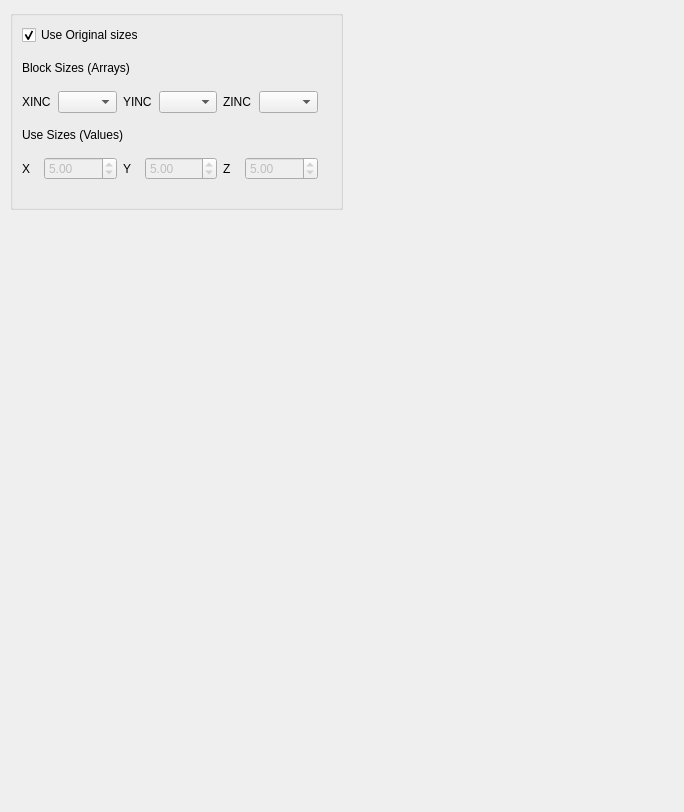
<ui version="4.0" >
 <class>Form</class>
 <widget class="QWidget" name="Form" >
  <property name="geometry" >
   <rect>
    <x>0</x>
    <y>0</y>
    <width>684</width>
    <height>812</height>
   </rect>
  </property>
  <property name="windowTitle" >
   <string>Form</string>
  </property>
  <widget class="QGroupBox" name="groupBox" >
   <property name="geometry" >
    <rect>
     <x>10</x>
     <y>10</y>
     <width>333</width>
     <height>200</height>
    </rect>
   </property>
   <property name="title" >
    <string/>
   </property>
   <layout class="QGridLayout" name="gridLayout" >
    <item row="0" column="0" >
     <layout class="QVBoxLayout" name="verticalLayout_3" >
      <item>
       <widget class="QCheckBox" name="UseSizes" >
        <property name="text" >
         <string>Use Original sizes</string>
        </property>
        <property name="checked" >
         <bool>true</bool>
        </property>
       </widget>
      </item>
      <item>
       <layout class="QVBoxLayout" name="verticalLayout_2" >
        <item>
         <widget class="QLabel" name="label_9" >
          <property name="text" >
           <string>Block Sizes (Arrays)</string>
          </property>
         </widget>
        </item>
        <item>
         <layout class="QHBoxLayout" name="horizontalLayout_8" >
          <item>
           <layout class="QHBoxLayout" name="horizontalLayout_5" >
            <item>
             <widget class="QLabel" name="label_8" >
              <property name="sizePolicy" >
               <sizepolicy vsizetype="Preferred" hsizetype="Fixed" >
                <horstretch>0</horstretch>
                <verstretch>0</verstretch>
               </sizepolicy>
              </property>
              <property name="minimumSize" >
               <size>
                <width>30</width>
                <height>0</height>
               </size>
              </property>
              <property name="maximumSize" >
               <size>
                <width>30</width>
                <height>16777215</height>
               </size>
              </property>
              <property name="text" >
               <string>XINC</string>
              </property>
             </widget>
            </item>
            <item>
             <widget class="QComboBox" name="XINC" >
              <item>
               <property name="text" >
                <string/>
               </property>
              </item>
             </widget>
            </item>
           </layout>
          </item>
          <item>
           <layout class="QHBoxLayout" name="horizontalLayout_6" >
            <item>
             <widget class="QLabel" name="label_7" >
              <property name="sizePolicy" >
               <sizepolicy vsizetype="Preferred" hsizetype="Fixed" >
                <horstretch>30</horstretch>
                <verstretch>0</verstretch>
               </sizepolicy>
              </property>
              <property name="minimumSize" >
               <size>
                <width>30</width>
                <height>0</height>
               </size>
              </property>
              <property name="maximumSize" >
               <size>
                <width>30</width>
                <height>16777215</height>
               </size>
              </property>
              <property name="text" >
               <string>YINC</string>
              </property>
             </widget>
            </item>
            <item>
             <widget class="QComboBox" name="YINC" >
              <item>
               <property name="text" >
                <string/>
               </property>
              </item>
             </widget>
            </item>
           </layout>
          </item>
          <item>
           <layout class="QHBoxLayout" name="horizontalLayout_7" >
            <item>
             <widget class="QLabel" name="label_4" >
              <property name="sizePolicy" >
               <sizepolicy vsizetype="Preferred" hsizetype="Fixed" >
                <horstretch>0</horstretch>
                <verstretch>0</verstretch>
               </sizepolicy>
              </property>
              <property name="minimumSize" >
               <size>
                <width>30</width>
                <height>0</height>
               </size>
              </property>
              <property name="maximumSize" >
               <size>
                <width>30</width>
                <height>16777215</height>
               </size>
              </property>
              <property name="text" >
               <string>ZINC</string>
              </property>
             </widget>
            </item>
            <item>
             <widget class="QComboBox" name="ZINC" >
              <item>
               <property name="text" >
                <string/>
               </property>
              </item>
             </widget>
            </item>
           </layout>
          </item>
         </layout>
        </item>
       </layout>
      </item>
      <item>
       <layout class="QVBoxLayout" name="verticalLayout" >
        <item>
         <widget class="QLabel" name="label_UsesSizes" >
          <property name="enabled" >
           <bool>true</bool>
          </property>
          <property name="text" >
           <string>Use Sizes (Values)</string>
          </property>
         </widget>
        </item>
        <item>
         <layout class="QHBoxLayout" name="horizontalLayout_4" >
          <item>
           <layout class="QHBoxLayout" name="horizontalLayout" >
            <item>
             <widget class="QLabel" name="label_10" >
              <property name="sizePolicy" >
               <sizepolicy vsizetype="Preferred" hsizetype="Fixed" >
                <horstretch>0</horstretch>
                <verstretch>0</verstretch>
               </sizepolicy>
              </property>
              <property name="minimumSize" >
               <size>
                <width>16</width>
                <height>0</height>
               </size>
              </property>
              <property name="maximumSize" >
               <size>
                <width>16</width>
                <height>16777215</height>
               </size>
              </property>
              <property name="text" >
               <string>X</string>
              </property>
             </widget>
            </item>
            <item>
             <widget class="QDoubleSpinBox" name="SizeCX" >
              <property name="enabled" >
               <bool>false</bool>
              </property>
              <property name="value" >
               <double>5.000000000000000</double>
              </property>
             </widget>
            </item>
           </layout>
          </item>
          <item>
           <layout class="QHBoxLayout" name="horizontalLayout_2" >
            <item>
             <widget class="QLabel" name="label_11" >
              <property name="sizePolicy" >
               <sizepolicy vsizetype="Preferred" hsizetype="Fixed" >
                <horstretch>0</horstretch>
                <verstretch>0</verstretch>
               </sizepolicy>
              </property>
              <property name="minimumSize" >
               <size>
                <width>16</width>
                <height>0</height>
               </size>
              </property>
              <property name="maximumSize" >
               <size>
                <width>16</width>
                <height>16777215</height>
               </size>
              </property>
              <property name="text" >
               <string>Y</string>
              </property>
             </widget>
            </item>
            <item>
             <widget class="QDoubleSpinBox" name="SizeCY" >
              <property name="enabled" >
               <bool>false</bool>
              </property>
              <property name="value" >
               <double>5.000000000000000</double>
              </property>
             </widget>
            </item>
           </layout>
          </item>
          <item>
           <layout class="QHBoxLayout" name="horizontalLayout_3" >
            <item>
             <widget class="QLabel" name="label_5" >
              <property name="sizePolicy" >
               <sizepolicy vsizetype="Preferred" hsizetype="Fixed" >
                <horstretch>0</horstretch>
                <verstretch>0</verstretch>
               </sizepolicy>
              </property>
              <property name="minimumSize" >
               <size>
                <width>16</width>
                <height>0</height>
               </size>
              </property>
              <property name="maximumSize" >
               <size>
                <width>16</width>
                <height>16777215</height>
               </size>
              </property>
              <property name="text" >
               <string>Z</string>
              </property>
             </widget>
            </item>
            <item>
             <widget class="QDoubleSpinBox" name="SizeCZ" >
              <property name="enabled" >
               <bool>false</bool>
              </property>
              <property name="value" >
               <double>5.000000000000000</double>
              </property>
             </widget>
            </item>
           </layout>
          </item>
         </layout>
        </item>
       </layout>
      </item>
     </layout>
    </item>
    <item row="0" column="1" >
     <spacer name="horizontalSpacer" >
      <property name="orientation" >
       <enum>Qt::Horizontal</enum>
      </property>
      <property name="sizeType" >
       <enum>QSizePolicy::Fixed</enum>
      </property>
      <property name="sizeHint" stdset="0" >
       <size>
        <width>13</width>
        <height>150</height>
       </size>
      </property>
     </spacer>
    </item>
    <item row="1" column="0" >
     <spacer name="verticalSpacer" >
      <property name="orientation" >
       <enum>Qt::Vertical</enum>
      </property>
      <property name="sizeType" >
       <enum>QSizePolicy::Fixed</enum>
      </property>
      <property name="sizeHint" stdset="0" >
       <size>
        <width>288</width>
        <height>18</height>
       </size>
      </property>
     </spacer>
    </item>
   </layout>
  </widget>
 </widget>
 <resources/>
 <connections/>
</ui>
